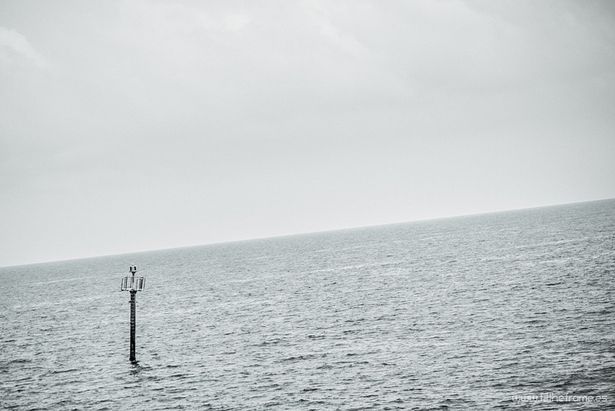
%> input picture Proyecto 4/images/horizonte_2.jpg, 615 x 411 px
$ octave alinear.m   (GNU Octave 9; MATLAB toolbox functions it lacks are replaced by stand-ins)
%> lines starting %> are read from the running program, lines starting %| are printed output that depends on the picture; in (x1, y1, x2, y2) boxes, pixels count from 0 and x2, y2 are one past the last pixel; in counts of white or black regions, pixels touching at a corner belong together; the program's own positions count from 1
clear
pkg load image

#Cargo la imagen
rgb_image = imread("images/horizonte_2.jpg");
%> rgb_image is the input picture: size 411x615x3 uint8; mean R, G, B 197.7, 203.3, 204.5

#Transformo a escala de grises
image_gray= rgb2gray(rgb_image);

#Obtengo los bordes con el operador de canny
bordes =edge(image_gray, 'canny');
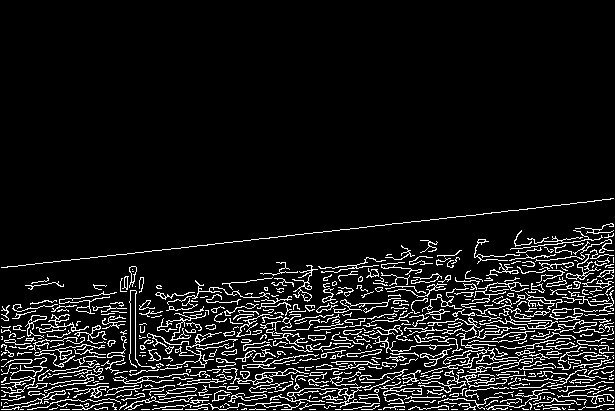
%> bordes: size 411x615 logical; 8.9% white in thin lines or dots, all inside (x1, y1, x2, y2) = (1, 198, 614, 410)

figure(4); imshow(bordes);

#Computo la transformada de hough al espacio theta rho
[H,theta,rho] = hough(bordes);
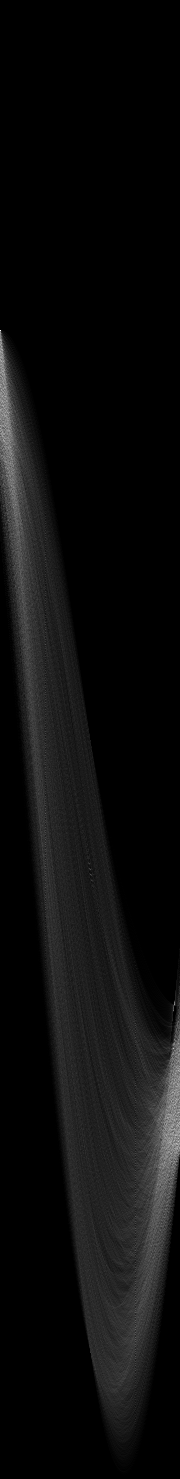
%> H: size 1479x180 double; min 0, max 294, mean 15.2; drawn with min black and max white
%> theta = 180 values from -90 to 89; rho = 1479 values from -739 to 739

#Obtengo los valores mas altos dentro de la matriz transformada
P = houghpeaks(H,5,'threshold',ceil(0.3*max(H(:))));
%> P = [331 1; 1049 174; 1144 177; 1071 179; 1113 179]
x = theta(P(:,2));
%> x = [-90 83 86 88 88]
y = rho(P(:,1));
%> y = [-409 309 404 331 373]

#Obtengo las lineas candidatas
lineas = houghlines(bordes,theta,rho,P,'FillGap',15,'MinLength',20);
%> lineas = 26 lines; longest, point1 to point2 (x, y): (50, 410) to (316, 410), (336, 410) to (582, 410), (90, 301) to (32, 309), (2, 410) to (33, 410), (537, 313) to (565, 313), (365, 319) to (393, 319)

figure(1), imshow(rgb_image), hold on
max_len = 0;
max_index = -1;

#Para cada linea obtenida, la dibujo sobre la imagen original y a la vez obtengo la mas larga
for k = 1:length(lineas)
   xy = [lineas(k).point1; lineas(k).point2];
   plot(xy(:,1),xy(:,2),'LineWidth',2,'Color','green');

   len = norm(lineas(k).point1 - lineas(k).point2);
   if ( len > max_len)
      max_len = len;
      xy_long = xy;
      max_index=k;
   end
end
%> this loop made 26 passes
%> (len, max_len, xy_long, max_index) on passes 1 to 2: (31, 31, [2 410; 33 410], 1), (266, 266, [50 410; 316 410], 2)
%> (xy, len) on passes 3 to 8: ([336 410; 582 410], 246), ([586 240; 561 244], 25.32), ([90 301; 32 309], 58.55), ([594 311; 614 311], 20), ([567 312; 593 312], 26), ([537 313; 565 313], 28)

#Resalto en rojo la linea mas larga
plot(xy_long(:,1),xy_long(:,2),'LineWidth',2,'Color','red');
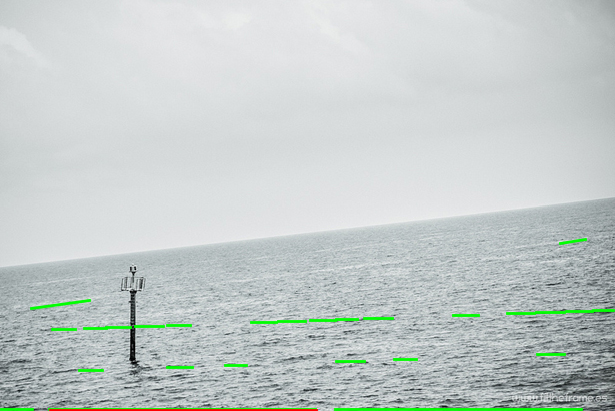
%> figure redrawn from the program's plot data

#Obtengo la rotacion que se le debe aplicar a la imagen para acomodarla
rotation = x(2);
%> rotation = 83
if ( rotation > 0)
  rotation-= 90;
%> rotation = -7
else
  rotation+=90;
end

#Finalmente roto la imagen y la muestro
image_rot = imrotate (rgb_image, rotation );
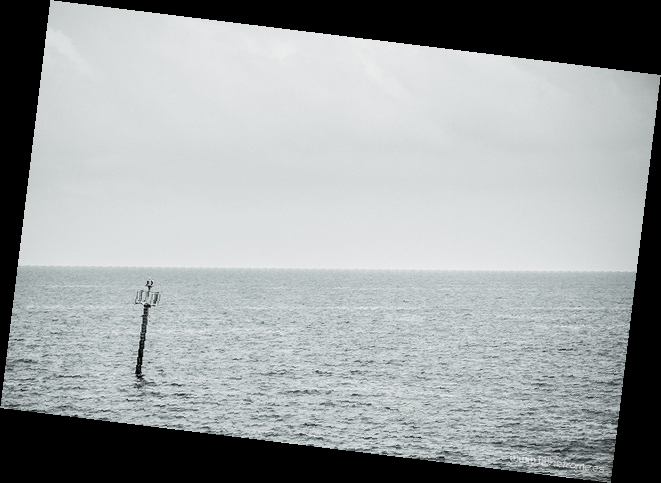
%> image_rot: size 483x661x3 uint8; mean R, G, B 156.5, 161, 161.9
#, 'fourier', 'crop'
figure(2);
imshow(image_rot);hold on,
plot(xy_long(:,1),xy_long(:,2),'LineWidth',2,'Color','cyan');
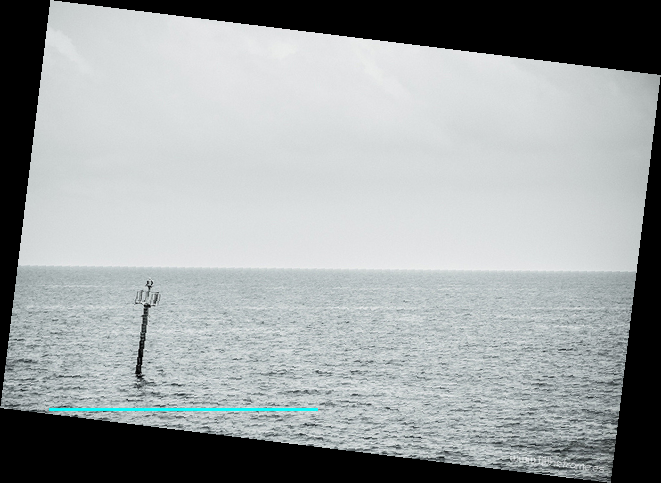
%> figure redrawn from the program's plot data

$ run again, with Proyecto 4/images/horizonte_1.jpg copied over Proyecto 4/images/horizonte_2.jpg
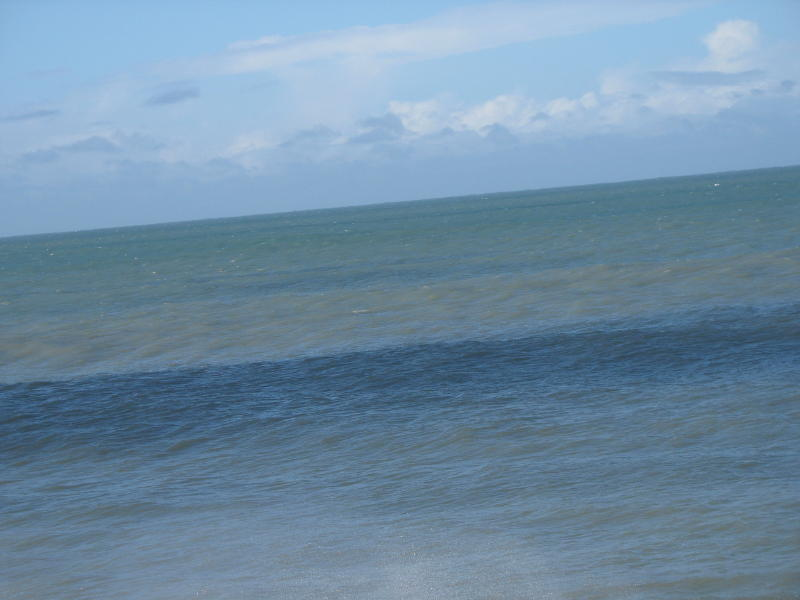
%> input picture Proyecto 4/images/horizonte_1.jpg, 800 x 600 px
%> rgb_image is the input picture: size 600x800x3 uint8; mean R, G, B 112, 141.3, 164.8
%> `bordes =edge(image_gray, 'canny');`:
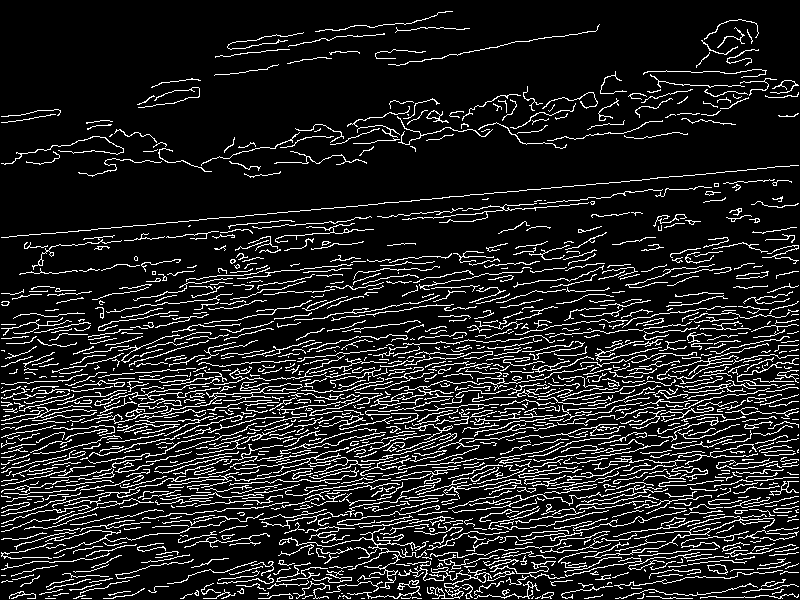
%> bordes: size 600x800 logical; 13% white in thin lines or dots
%> theta = 180 values from -90 to 89; rho = 1999 values from -999 to 999
%> P = [1236 176; 1398 180; 1500 170; 1383 176; 1534 164]
%> x = [85 89 79 85 73]
%> y = [236 398 500 383 534]
%> lineas = 26 lines; longest, point1 to point2 (x, y): (125, 521) to (26, 552), (603, 393) to (524, 409), (305, 451) to (236, 465), (234, 488) to (173, 507), (589, 380) to (533, 397), (721, 386) to (777, 386)
%> the loop `for k = 1:length(lineas)` made 26 passes
%> (len, max_len, xy_long) on passes 1, 2, 14, 26: (28.16, 28.16, [440 199; 412 202]), (56, 56, [721 386; 777 386]), (80.6, 80.6, [603 393; 524 409]), (103.7, 103.7, [125 521; 26 552])
%> `rotation = x(2);`: rotation = 89
%> `rotation-= 90;`: rotation = -1
%> `plot(xy_long(:,1),xy_long(:,2),'LineWidth',2,'Color','cyan');`:
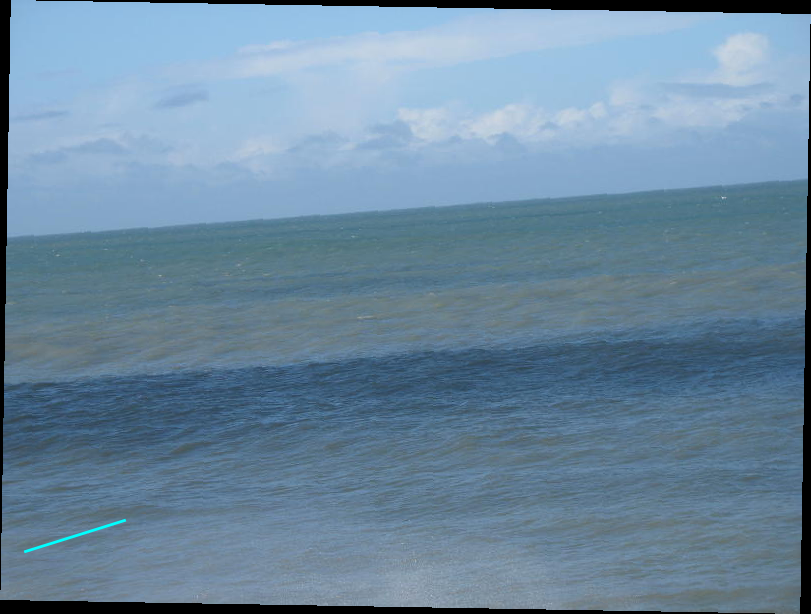
%> figure redrawn from the program's plot data

$ run again, with Proyecto 4/images/horizonte_3.jpg copied over Proyecto 4/images/horizonte_2.jpg
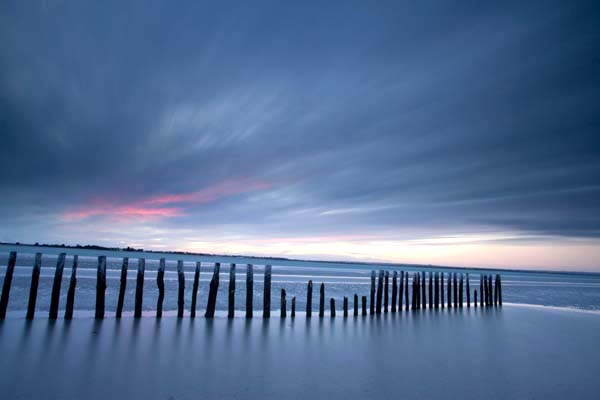
%> input picture Proyecto 4/images/horizonte_3.jpg, 600 x 400 px
%> rgb_image is the input picture: size 400x600x3 uint8; mean R, G, B 84.6, 109.9, 148.3
%> `bordes =edge(image_gray, 'canny');`:
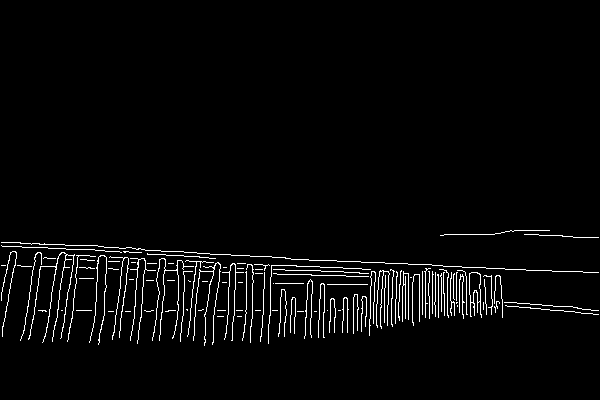
%> bordes: size 400x600 logical; 2.9% white in thin lines or dots, all inside (x1, y1, x2, y2) = (1, 230, 599, 346)
%> theta = 180 values from -90 to 89; rho = 1441 values from -720 to 720
%> P = [479 4; 457 3; 411 1; 471 7; 490 9]
%> x = [-87 -88 -90 -84 -82]
%> y = [-242 -264 -310 -250 -231]
%> lineas = 12 lines; longest, point1 to point2 (x, y): (28, 311) to (503, 311), (8, 265) to (297, 275), (371, 291) to (599, 315), (329, 261) to (538, 271), (359, 285) to (543, 310), (137, 250) to (291, 259)
%> the loop `for k = 1:length(lineas)` made 12 passes
%> (len, max_len, xy_long) on passes 1, 2, 3, 4, 6: (21.02, 21.02, [21 244; 42 245]), (154.3, 154.3, [137 250; 291 259]), (209.2, 209.2, [329 261; 538 271]), (289.2, 289.2, [8 265; 297 275]), (475, 475, [28 311; 503 311])
%> `rotation = x(2);`: rotation = -88
%> `rotation+=90;`: rotation = 2
%> `plot(xy_long(:,1),xy_long(:,2),'LineWidth',2,'Color','cyan');`:
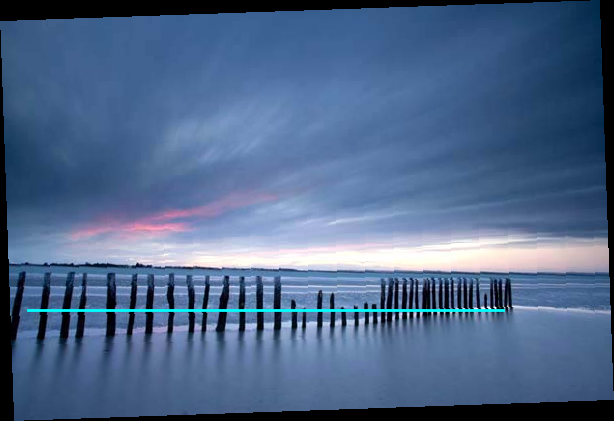
%> figure redrawn from the program's plot data

$ run again, with Proyecto 4/images/horizonte_4.jpg copied over Proyecto 4/images/horizonte_2.jpg
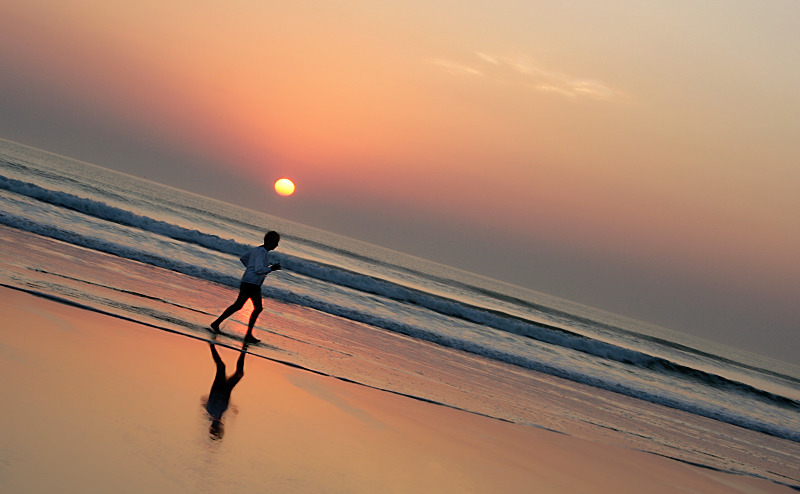
%> input picture Proyecto 4/images/horizonte_4.jpg, 800 x 494 px
%> rgb_image is the input picture: size 494x800x3 uint8; mean R, G, B 164.1, 128.5, 106.3
%> `bordes =edge(image_gray, 'canny');`:
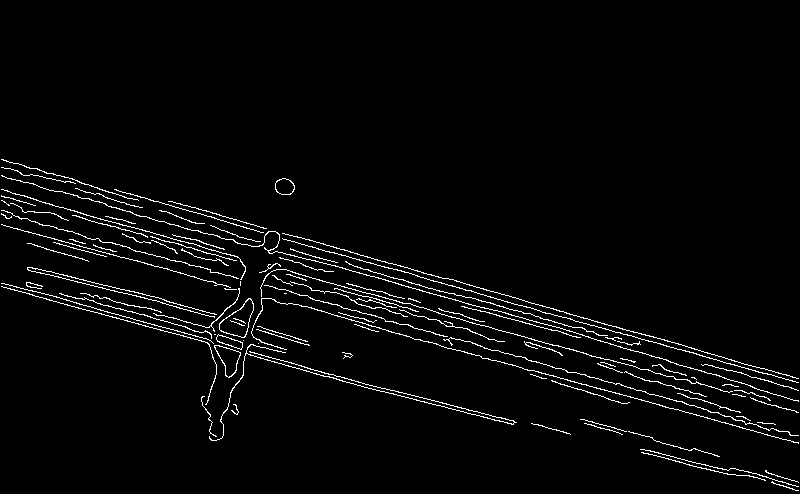
%> bordes: size 494x800 logical; 2.9% white in thin lines or dots, all inside (x1, y1, x2, y2) = (1, 159, 799, 491)
%> theta = 180 values from -90 to 89; rho = 1879 values from -939 to 939
%> P = [720 16; 790 17; 751 16; 656 15; 697 17]
%> x = [-75 -74 -75 -76 -74]
%> y = [-220 -150 -189 -284 -243]
%> lineas = 17 lines; longest, point1 to point2 (x, y): (413, 339) to (754, 431), (334, 253) to (599, 328), (325, 374) to (515, 422), (115, 190) to (280, 237), (437, 313) to (587, 354), (73, 216) to (195, 249)
%> the loop `for k = 1:length(lineas)` made 17 passes
%> (len, max_len, xy_long, max_index) on passes 1, 4: (54.82, 54.82, [54 243; 107 257], 1), (353.2, 353.2, [413 339; 754 431], 4)
%> `rotation = x(2);`: rotation = -74
%> `rotation+=90;`: rotation = 16
%> `plot(xy_long(:,1),xy_long(:,2),'LineWidth',2,'Color','cyan');`:
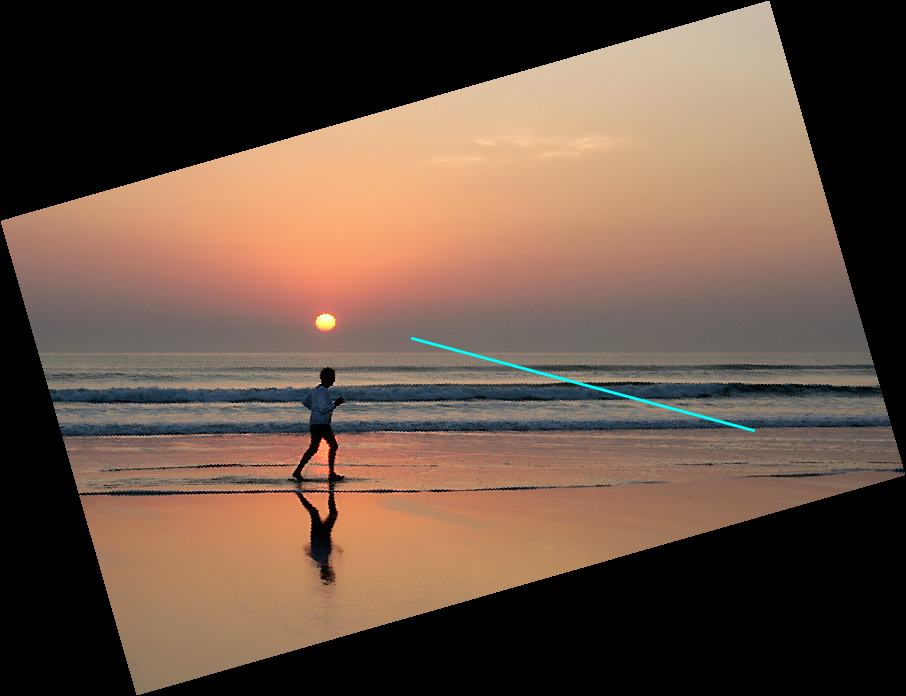
%> figure redrawn from the program's plot data
